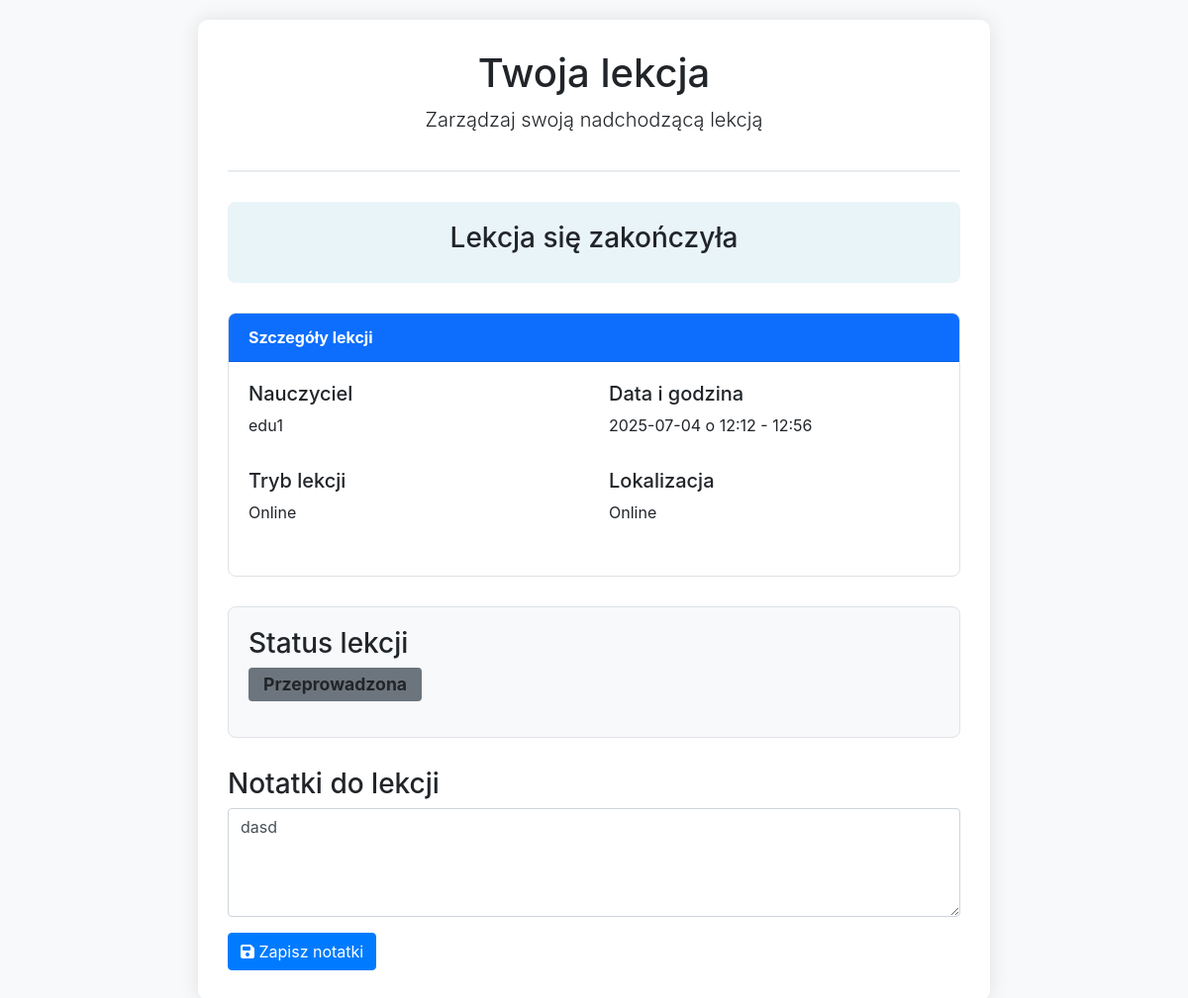
/lesson/3 (signed in), run on the app's committed database.
### tables this page shows
CREATE TABLE users (
                id INTEGER PRIMARY KEY AUTOINCREMENT,
                username TEXT UNIQUE NOT NULL,
                email TEXT UNIQUE NOT NULL,
                hash TEXT NOT NULL,
                role INTEGER DEFAULT 0,
                voivodeship TEXT,
                regional_teacher_id INTEGER,
                first_name TEXT,
                last_name TEXT,
                phone TEXT,
                school TEXT,
                subjects TEXT,
                experience_years INTEGER,
                bio TEXT,
                profile_picture TEXT,
                created_at TIMESTAMP DEFAULT CURRENT_TIMESTAMP,
                is_online INTEGER DEFAULT 0,
                last_online TIMESTAMP,
                teaching_modes TEXT DEFAULT 'online',
                availability_hours INTEGER DEFAULT 8,
                parental_email TEXT,
                password_setup_token TEXT,
                token_expiry TIMESTAMP,
                password_reset_token TEXT,
                password_reset_expiry TIMESTAMP,
                tmethod TEXT DEFAULT 'default_method'
            );

CREATE TABLE bookings (
                id INTEGER PRIMARY KEY AUTOINCREMENT,
                teacher_id INTEGER NOT NULL,
                student_id INTEGER NOT NULL,
                day_of_week INTEGER NOT NULL,
                time_slot TEXT NOT NULL,
                booking_date TEXT NOT NULL,
                lesson_mode TEXT NOT NULL DEFAULT 'online',
                status TEXT DEFAULT 'active',
                notes TEXT,
                created_at TIMESTAMP DEFAULT CURRENT_TIMESTAMP,
                price_online REAL DEFAULT 80.0,
                price_in_person REAL DEFAULT 100.0,
                cancellation_reason TEXT,
                FOREIGN KEY (teacher_id) REFERENCES users (id),
                FOREIGN KEY (student_id) REFERENCES users (id),
                UNIQUE(teacher_id, day_of_week, time_slot, booking_date)
            );

### app.py (the view)
@app.route("/lesson/<int:booking_id>")
def lesson(booking_id):
    if "user_id" not in session:
        flash("Musisz być zalogowany", "error")
        return redirect(url_for("login"))
    db = get_db()
    booking = db.execute("""
        SELECT b.*,
               u_student.username as student_name, u_student.email as student_email,
               u_teacher.username as teacher_name, u_teacher.email as teacher_email,
               p.title as pin_title, p.address as pin_address
        FROM bookings b
        JOIN users u_student ON b.student_id = u_student.id
        JOIN users u_teacher ON b.teacher_id = u_teacher.id
        LEFT JOIN pins p ON u_teacher.id = p.created_by
        WHERE b.id = ?
    """, (booking_id,)).fetchone()
    if not booking:
        flash("Rezerwacja nie istnieje", "error")
        return redirect(url_for("index"))
    user_id = session["user_id"]
    if booking["student_id"] != user_id and booking["teacher_id"] != user_id:
        flash("Nie masz dostępu do tej lekcji", "error")
        return redirect(url_for("index"))
    booking_date = datetime.strptime(booking["booking_date"], "%Y-%m-%d")
    time_slot_parts = booking["time_slot"].split(" - ")
    start_time = datetime.strptime(time_slot_parts[0], "%H:%M")
    lesson_start = datetime.combine(booking_date, start_time.time())
    now = datetime.now()
    time_remaining = lesson_start - now if lesson_start > now else timedelta(0)
    hours, remainder = divmod(time_remaining.seconds, 3600)
    minutes, seconds = divmod(remainder, 60)
    time_remaining_str = f"{hours:02d}:{minutes:02d}:{seconds:02d}"
    lesson_mode = booking["lesson_mode"]
    location = "Online" if lesson_mode == "online" else booking["pin_address"]
    return render_template("lesson.html",
                           booking=booking,
                           lesson_start=lesson_start,
                           time_remaining=time_remaining_str,
                           location=location,
                           is_teacher=(booking["teacher_id"] == user_id))

### app.py (called while the page is built)
def get_db():
    db = getattr(g, '_database', None)
    if db is None:
        db = g._database = sqlite3.connect(DATABASE)
        db.row_factory = sqlite3.Row
    return db

@app.teardown_appcontext
def close_connection(exception):
    db = getattr(g, '_database', None)
    if db is not None:
        db.close()

@app.context_processor
def utility_processor():
    return dict(
        get_day_name=get_day_name,
        get_role_name=get_role_name,
        datetime=datetime,
        timedelta=timedelta,
        format_time_slot=format_time_slot
    )

### templates/lesson.html (shortened to what this page needs)
<!DOCTYPE html>
<html lang="pl">
<head>
    <link rel="stylesheet" href="https://stackpath.bootstrapcdn.com/bootstrap/4.3.1/css/bootstrap.min.css">
</head>
<body>
    <div class="lesson-container">
        <div class="header-section">
            <h1>Twoja lekcja</h1>
            <p class="lead">Zarządzaj swoją nadchodzącą lekcją</p>
        </div>
        <div class="timer-section">
            <h3 id="timer-status">Do rozpoczęcia lekcji pozostało:</h3>
        </div>
        <div class="details-card card">
            <div class="card-header">Szczegóły lekcji</div>
            <div class="card-body">
                <div class="row mb-3">
                    <div class="col-md-6">
                        <h5>Nauczyciel</h5>
                        <p>{{ booking.teacher_name }}</p>
                    </div>
                    <div class="col-md-6">
                        <h5>Data i godzina</h5>
                        <p>{{ booking.booking_date }} o {{ booking.time_slot }}</p>
                    </div>
                </div>
                <div class="row mb-3">
                    <div class="col-md-6">
                        <h5>Tryb lekcji</h5>
                        <p>{{ "Online" if booking.lesson_mode == "online" else "Stacjonarnie" }}</p>
                    </div>
                    <div class="col-md-6">
                        <h5>Lokalizacja</h5>
                        <p>{{ location }}</p>
                    </div>
                </div>
            </div>
        </div>
        <div class="status-card">
            <h3>Status lekcji</h3>
            <div class="d-flex align-items-center mb-3">
                <span class="status-badge badge
                    {% if booking.status == 'scheduled' %}bg-primary
                    {% elif booking.status == 'completed' %}bg-success
                    {% elif booking.status == 'cancelled' %}bg-danger
                    {% else %}bg-secondary{% endif %}">
                    {{ booking.status | capitalize }}
                </span>
            </div>
        </div>
        <div class="notes-section">
            <h3>Notatki do lekcji</h3>
            <div class="mb-3">
                <textarea class="form-control" id="lessonNotes" rows="4"
                    placeholder="Dodaj swoje notatki dotyczące lekcji...">{{ booking.notes or '' }}</textarea>
            </div>
            <button class="btn btn-primary" id="saveNotes">
                <i class="fas fa-save"></i> Zapisz notatki
            </button>
        </div>
    </div>
</body>
</html>

### templates/lesson.html (style rules this page uses)
body { background-color: #f8f9fa; padding: 20px; }
.lesson-container { max-width: 800px; margin: 0 auto; background-color: white; border-radius: 10px; box-shadow: 0 0 20px rgba(0,0,0,0.1); padding: 30px; }
.header-section { text-align: center; margin-bottom: 30px; border-bottom: 2px solid #e9ecef; padding-bottom: 20px; }
.timer-section { background-color: #e8f4f8; border-radius: 8px; padding: 20px; text-align: center; margin-bottom: 30px; }
.details-card { margin-bottom: 30px; border: 1px solid #dee2e6; border-radius: 8px; overflow: hidden; }
.card-header { background-color: #0d6efd; color: white; font-weight: bold; }
.status-card { background-color: #f8f9fa; border: 1px solid #dee2e6; border-radius: 8px; padding: 20px; margin-bottom: 30px; }
.notes-section { margin-top: 30px; }
.status-badge { font-size: 1.1rem; padding: 8px 15px; }

### data on the page
users: teacher_name "edu1"
bookings: booking_date "2025-07-04", time_slot "12:12 - 12:56", lesson_mode "Online", status "Przeprowadzona", notes "dasd"

### other printed values
{{ location }} "Online"
